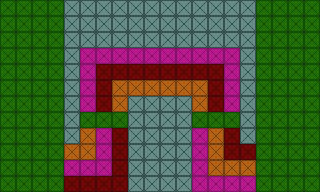

Tiled map render using the project's own tile images. Description and the whole map definition, tile-layer contents included, below:
An orthogonal 20x12 tile map with 16x16 px tiles, 1 tile layer (Tile Layer 1).

<map version="1.10" tiledversion="1.11.0" orientation="orthogonal" renderorder="right-down" width="20" height="12" tilewidth="16" tileheight="16" infinite="0" nextlayerid="2" nextobjectid="1">
 <editorsettings>
  <export target="../level_6/level_6_path.csv" format="csv" />
 </editorsettings>
 <tileset firstgid="1" source="../../tileset/Mind_the_Gap.tsx" />
 <layer id="1" name="Tile Layer 1" width="20" height="12">
  <data encoding="csv">
1,1,1,1,2,2,2,2,2,2,2,2,2,2,2,2,1,1,1,1,
1,1,1,1,2,2,2,2,2,2,2,2,2,2,2,2,1,1,1,1,
1,1,1,1,2,2,2,2,2,2,2,2,2,2,2,2,1,1,1,1,
1,1,1,1,2,4,4,4,4,4,4,4,4,4,4,2,1,1,1,1,
1,1,1,1,2,4,5,5,5,5,5,5,5,5,4,2,1,1,1,1,
1,1,1,1,2,4,5,3,3,3,3,3,3,5,4,2,1,1,1,1,
1,1,1,1,2,4,5,3,2,2,2,2,3,5,4,2,1,1,1,1,
1,1,1,1,2,1,1,1,2,2,2,2,1,1,1,2,1,1,1,1,
1,1,1,1,2,3,4,5,2,2,2,2,4,3,5,2,1,1,1,1,
1,1,1,1,3,3,4,5,2,2,2,2,4,3,5,5,1,1,1,1,
1,1,1,1,4,4,4,5,2,2,2,2,4,3,3,3,1,1,1,1,
1,1,1,1,5,5,5,5,2,2,2,2,4,4,4,4,1,1,1,1
</data>
 </layer>
</map>
